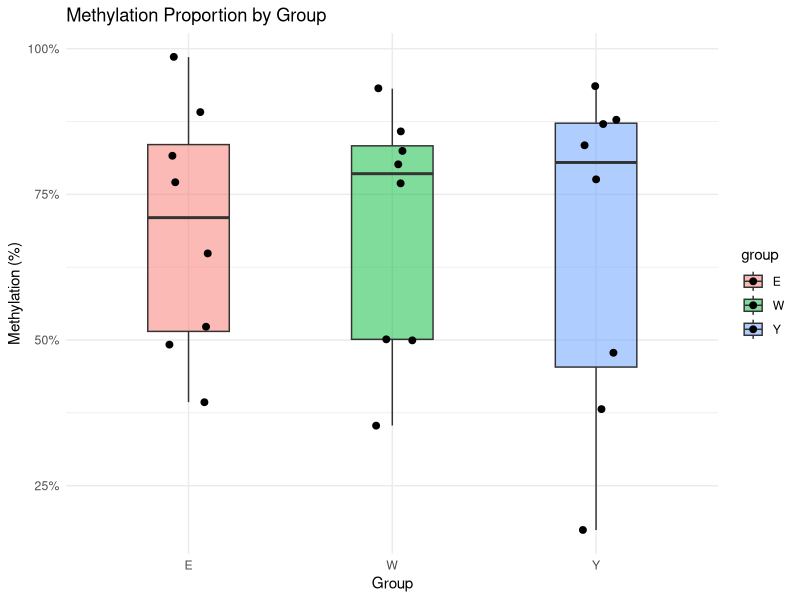

This figure's R source:
## ---- chunk 1
knitr::opts_chunk$set(echo = FALSE, warning = FALSE, message = FALSE)

library(ggplot2)
library(dplyr)
library(data.table)

# Simulated example dataset
#df <- data.frame(
#  Sample = paste0("S", 1:6),
#  group = c("E", "E", "W", "W", "Y", "Y"),
#  CpG = c(1200, 1350, 1100, 1080, 1150, 1170),
#  uCpG = c(300, 250, 400, 420, 380, 360)
#)
df = fread("cpg_prop_by_group.csv")
df <- df %>% mutate( total = CpG + uCpG, prop = CpG / total)

knitr::kable(df, caption = "CpG and uCpG Counts with Methylation Proportions")
ggplot(df, aes(x = group, y = prop, fill = group)) +
  geom_boxplot(width = 0.4, alpha = 0.5, outlier.shape = NA) +
  geom_jitter(width = 0.1, size = 2) +
  scale_y_continuous(labels = scales::percent_format(accuracy = 1)) +
  labs(title = "Methylation Proportion by Group",
       y = "Methylation (%)", x = "Group") +
  theme_minimal()


glm_fit <- glm(cbind(CpG, uCpG) ~ group, data = df, family = binomial)
summary(glm_fit)

cat("Null deviance:", round(glm_fit$null.deviance), "on", glm_fit$df.null, "degrees of freedom\n")
cat("Residual deviance:", round(glm_fit$deviance), "on", glm_fit$df.residual, "degrees of freedom\n")
cat("AIC:", round(AIC(glm_fit)), "\n")

invlogit <- function(x) exp(x) / (1 + exp(x))

p_E <- invlogit(coef(glm_fit)["(Intercept)"])
p_W <- invlogit(coef(glm_fit)["(Intercept)"] + coef(glm_fit)["groupW"])
p_Y <- invlogit(coef(glm_fit)["(Intercept)"] + coef(glm_fit)["groupY"])

rate_df <- data.frame(
  Group = c("E", "W", "Y"),
  Estimated_Proportion = round(c(p_E, p_W, p_Y), 4)
)

knitr::kable(rate_df, caption = "Estimated Methylation Proportions by Group (from GLM)")
